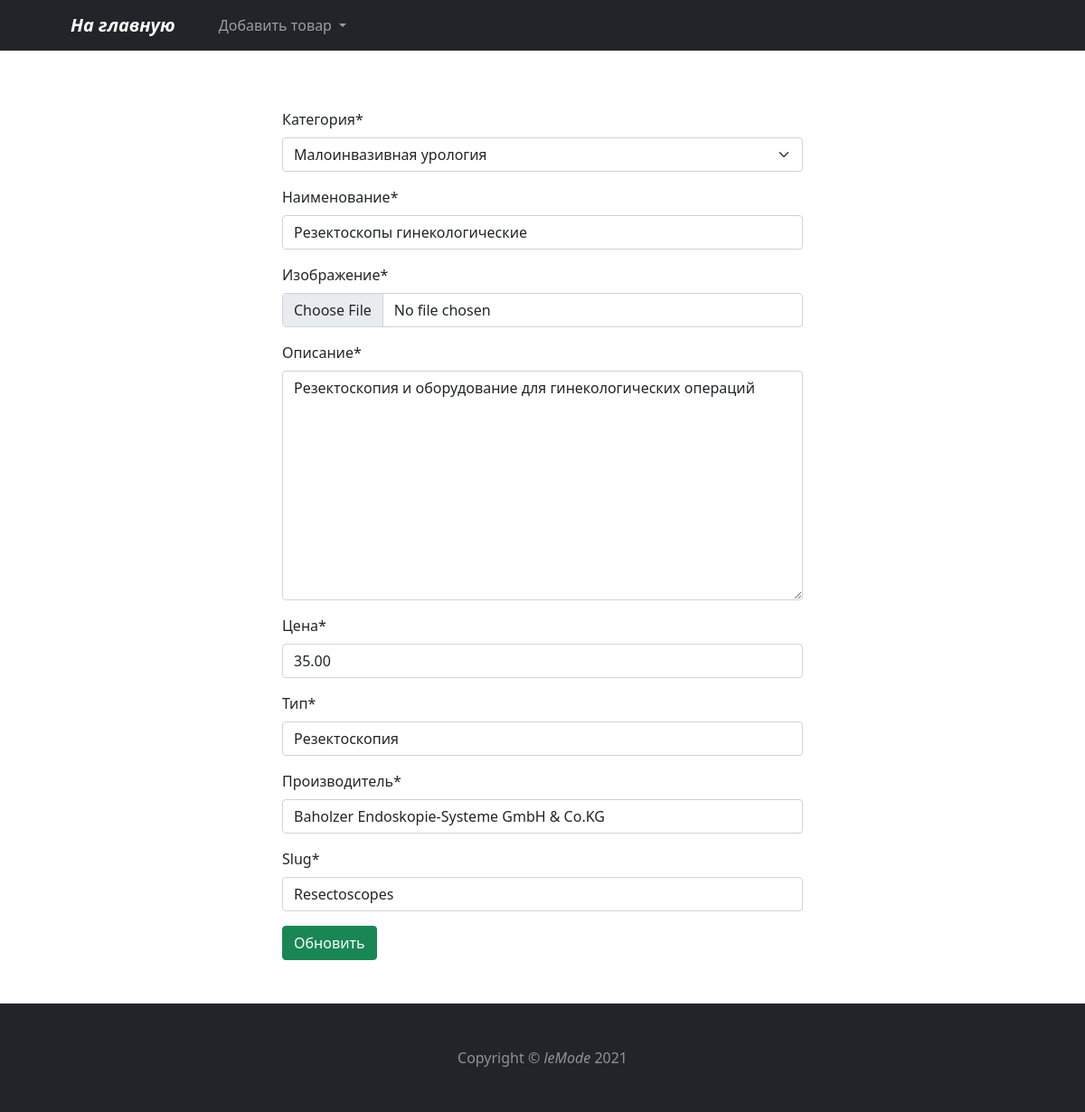
Page /minimallyinvasiveurology/Resectoscopes/update/ (signed in) on the committed database.
### mainapp/models.py (models this page shows, shortened)
class Product(models.Model):
    class Meta:
        abstract = True
    category = models.ForeignKey(Category, verbose_name='Категория', on_delete=models.CASCADE)
    title = models.CharField(max_length=255, verbose_name='Наименование')
    image = models.ImageField(verbose_name='Изображение', default=None)
    description = models.TextField(verbose_name='Описание', null=True)
    price = models.DecimalField(max_digits=7, decimal_places=2, verbose_name='Цена')

class MinimallyInvasiveUrology(Product):
    type = models.CharField(max_length=255, verbose_name='Тип')
    manufacturer = models.CharField(max_length=255, verbose_name='Производитель')
    slug = models.SlugField(unique=True)

### mainapp/views.py (the view)
# urls.py: path('<str:ct_model>/<str:slug>/update/', ProductUpdateView.as_view(), name='product_update'),
class ProductUpdateView(AuthenticatedSuperuserMixin, UpdateView):
    CT_MODEL_MODEL_CLASS = {
        'minimallyinvasiveurology': MinimallyInvasiveUrology,
        'glassware': Glassware,
        'disinfectants': Disinfectants
    }
    CT_MODEL_FORM_CLASS = {
        'minimallyinvasiveurology': MinimallyInvasiveUrologyForm,
        'glassware': GlasswareForm,
        'disinfectants': DisinfectantsForm
    }
    def dispatch(self, request, *args, **kwargs):
        self.model = self.CT_MODEL_MODEL_CLASS[kwargs['ct_model']]
        self.queryset = self.model._base_manager.all()
        self.form_class = self.CT_MODEL_FORM_CLASS[kwargs['ct_model']]
        return super().dispatch(request, *args, **kwargs)
    template_name = 'crud/crud_template.html'
    success_url = reverse_lazy('base')
    def get_context_data(self, **kwargs):
        context = super().get_context_data(**kwargs)
        context['button_name'] = 'Обновить'
        if self.model == 'Glassware':
            context['title'] = 'Обновить товар лабораторной посуды'
        elif self.model == 'MinimallyInvasiveUrology':
            context['title'] = 'Обновить товар малоинвазивной урологии'
        if self.model == 'Disinfectants':
            context['title'] = 'Обновить товар дезинфицирующих средств'
        return context

### mainapp/forms.py (shortened to what this page needs)
class MinimallyInvasiveUrologyForm(forms.ModelForm):
    category = ModelChoiceField(Category.objects.filter(slug='minimallyinvasiveurology'))
    class Meta:
        model = MinimallyInvasiveUrology
        fields = [
            'category', 'title', 'image', 'description', 'price', 'type', 'manufacturer', 'slug'
        ]
        widgets = {
            'image': forms.FileInput(attrs={'class': 'form-control', 'required': True})
        }
    def __init__(self, *args, **kwargs):
        super().__init__(*args, **kwargs)
        self.fields['category'].label = 'Категория'

### mainapp/mixins.py (called while the page is built)
    def dispatch(self, request, *args, **kwargs):
        if not request.user.is_superuser:
            messages.add_message(request, messages.INFO, 'Недостаточно прав!')
            return redirect('/')
        return super().dispatch(request, *args, **kwargs)

### mainapp/models.py (called while the page is built)
    def __str__(self):
        return self.name

### templates/crud/crud_template.html (shortened to what this page needs)
<!DOCTYPE html>
<html lang="en">
<head>
	<link href="https://cdn.jsdelivr.net/npm/bootstrap@5.0.2/dist/css/bootstrap.min.css" rel="stylesheet">
</head>
<body>
<nav class="navbar navbar-expand-lg navbar-dark bg-dark sticky-top">
	<div class="container px-4 px-lg-5">
		<a class="navbar-brand fw-bold fst-italic" href="{% url 'base' %}">На главную</a>
		<div class="collapse navbar-collapse" id="navbarSupportedContent">
			<ul class="navbar-nav me-auto mb-2 mb-lg-0 ms-lg-4">
				<li class="nav-item dropdown">
					<a class="nav-link dropdown-toggle" href="#" id="navbarDropdownMenuLink" role="button" data-bs-toggle="dropdown" aria-expanded="false">
						Добавить товар
					</a>
				</li>
			</ul>
		</div>
	</div>
</nav>
{% load crispy_forms_tags %}
{% block content %}
<div class="mt-5 mx-auto w-50 row">
	<div class="">
		<form action="" method="POST" enctype="multipart/form-data">
			{{ form|crispy }}
			<input type="submit" class="btn btn-success" value="{{ button_name }}">
		</form>
	</div>
</div>
{% endblock %}
<footer class="mt-5 py-5 bg-dark">
	<div class="container"><p class="m-0 text-center text-white-50">Copyright &copy; <span class="fst-italic">leMode</span> 2021</p></div>
</footer>
</body>
</html>

### rows in the picture
MinimallyInvasiveUrology: category "Малоинвазивная урология", title "Резектоскопы гинекологические", description "Резектоскопия и оборудование для гинекологических операций", price "35.00", type "Резектоскопия", manufacturer "Baholzer Endoskopie-Systeme GmbH & Co.KG", slug "Resectoscopes"
